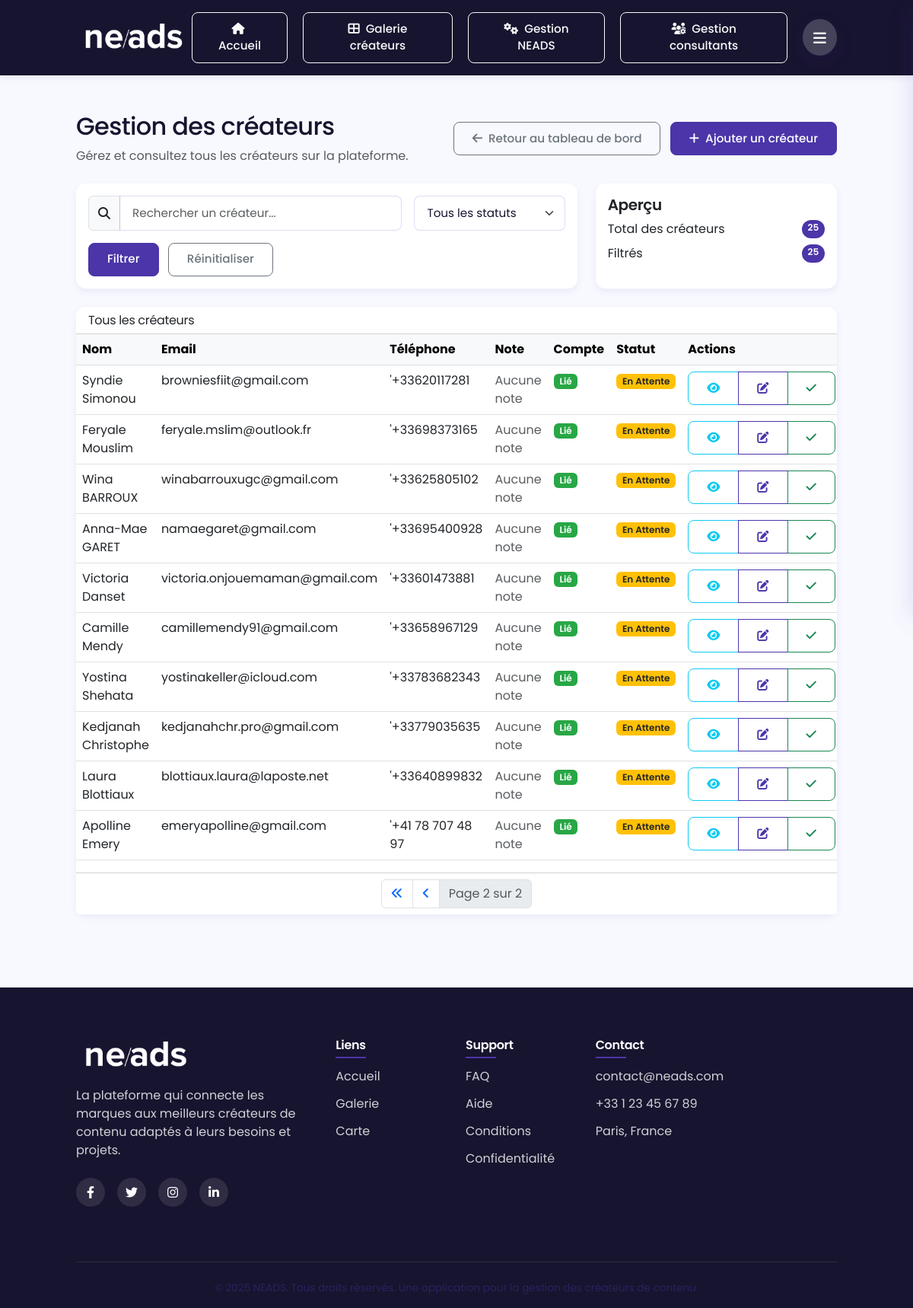
The app's page /gestion/createurs/?page=2 (signed in), older data.
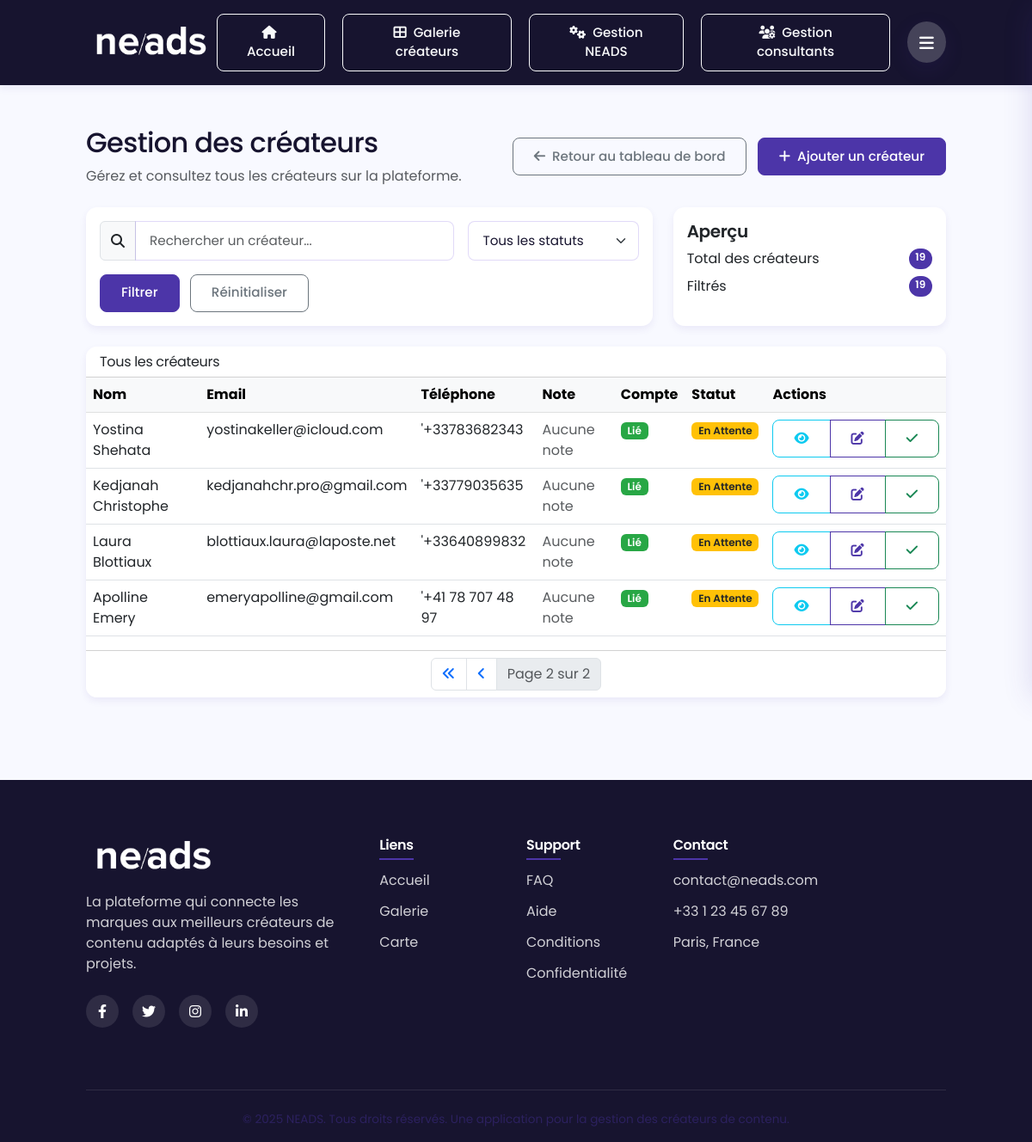
The same page, newer data.
### neads/creators/models.py (models this page shows, shortened)
class Creator(models.Model):
    GENDER_CHOICES = (
        ('M', 'Homme'),
        ('F', 'Femme'),
        ('O', 'Autre'),
    )
    user = models.OneToOneField(User, on_delete=models.SET_NULL, blank=True, null=True, related_name='creator_profile')
    first_name = models.CharField(max_length=50)
    last_name = models.CharField(max_length=50)
    full_name = models.CharField(max_length=100, blank=True)  # Auto-généré
    age = models.PositiveIntegerField(validators=[MinValueValidator(13), MaxValueValidator(100)])
    gender = models.CharField(max_length=1, choices=GENDER_CHOICES)
    featured_image = models.ImageField(upload_to=featured_image_upload_path, blank=True, null=True, verbose_name="Image mise en avant")
    youtube_link = models.URLField(max_length=255, blank=True, null=True, verbose_name="Chaîne YouTube")
    tiktok_link = models.URLField(max_length=255, blank=True, null=True, verbose_name="Profil TikTok")
    instagram_link = models.URLField(max_length=255, blank=True, null=True, verbose_name="Profil Instagram")
    location = models.ForeignKey(Location, on_delete=models.SET_NULL, null=True, related_name='creators')
    email = models.EmailField()
    phone = models.CharField(max_length=20, blank=True, null=True)
    domains = models.ManyToManyField(Domain, related_name='creators')
    bio = models.TextField(blank=True, null=True)
    equipment = models.CharField(max_length=255, blank=True, null=True)
    delivery_time = models.CharField(max_length=50, blank=True, null=True)
    mobility = models.BooleanField(default=False)
    can_invoice = models.BooleanField(default=False)
    previous_clients = models.TextField(blank=True, null=True)
    average_rating = models.DecimalField(max_digits=3, decimal_places=2, default=0.0)
    total_ratings = models.PositiveIntegerField(default=0)
    created_at = models.DateTimeField(auto_now_add=True)
    updated_at = models.DateTimeField(auto_now=True)
    last_activity = models.DateTimeField(blank=True, null=True)

### neads/core/views.py (the view, shortened to what this page needs)
# urls.py: path('gestion/createurs/', views.creator_list, name='creator_list'),
@login_required
@role_required(['admin', 'consultant'])
def creator_list(request):
    creators = Creator.objects.all().order_by('-created_at')
    search_query = request.GET.get('query')
    paginator = Paginator(creators, 15)  # 15 créateurs par page
    page_number = request.GET.get('page', 1)
    page_obj = paginator.get_page(page_number)
    context = {
        'creators': page_obj,
        'search_query': search_query,
        'total_creators': paginator.count,
    }
    return render(request, 'core/creator_list.html', context)

### templates/core/creator_list.html (shortened to what the changed rows need)
{% extends 'base.html' %}
{% block content %}
<div class="row mb-4">
  <div class="col-12">
    <div class="d-flex justify-content-between align-items-center">
      <div>
        <h1 class="h2">Gestion des créateurs</h1>
      </div>
    </div>
  </div>
</div>
<div class="row mb-4">
  <div class="col-md-4">
    <div class="card">
      <div class="card-body">
        <div class="d-flex justify-content-between mb-2">
          <span>Total des créateurs</span>
          <span class="badge bg-primary rounded-pill">{{ total_creators }}</span>
        </div>
        <div class="d-flex justify-content-between">
          <span>Filtrés</span>
          <span class="badge bg-secondary rounded-pill">{{ creators.paginator.count }}</span>
        </div>
      </div>
    </div>
  </div>
</div>
<div class="row">
  <div class="col-12">
    <div class="card">
      <div class="card-body p-0">
        <div class="table-responsive">
          <table class="table table-hover">
            <thead class="table-light">
              <tr>
                <th>Nom</th>
                <th>Email</th>
                <th>Téléphone</th>
                <th>Note</th>
                <th>Compte</th>
                <th>Statut</th>
                <th>Actions</th>
              </tr>
            </thead>
            <tbody>
              {% for creator in creators %}
              <tr>
                <td>{{ creator.full_name }}</td>
                <td>{{ creator.email }}</td>
                <td>{{ creator.phone|default:"-" }}</td>
                <td>
                  {% if creator.average_rating > 0 %}
                  <div class="d-flex align-items-center">
                    <span class="me-2">{{ creator.average_rating }}</span>
                    <i class="fas fa-star text-warning"></i>
                    <span class="ms-1 text-muted small">({{ creator.total_ratings }})</span>
                  </div>
                  {% else %}
                  <span class="text-muted">Aucune note</span>
                  {% endif %}
                </td>
                <td>
                  {% if creator.user %}
                  <span class="badge bg-success">Lié</span>
                  {% else %}
                  <span class="badge bg-danger">Sans compte</span>
                  {% endif %}
                </td>
                <td>
                  {% if creator.verified_by_neads %}
                  <span class="badge bg-success">Vérifié</span>
                  {% else %}
                  <span class="badge bg-warning text-dark">En attente</span>
                  {% endif %}
                </td>
                <td>
                  <div class="btn-group" role="group">
                    <a href="{% url 'creator_detail' creator_id=creator.id %}" class="btn btn-sm btn-outline-info" data-bs-toggle="tooltip" title="Voir la fiche">
                      <i class="fas fa-eye"></i>
                    </a>
                    <a href="#" class="btn btn-sm btn-outline-primary" data-bs-toggle="tooltip" title="Modifier">
                      <i class="fas fa-edit"></i>
                    </a>
                    {% if not creator.verified_by_neads %}
                    <a href="#" class="btn btn-sm btn-outline-success" data-bs-toggle="tooltip" title="Vérifier">
                      <i class="fas fa-check"></i>
                    </a>
                    {% endif %}
                  </div>
                </td>
              </tr>
              {% endfor %}
            </tbody>
          </table>
        </div>
      </div>
    </div>
  </div>
</div>
{% endblock %}

Row changes from the older to the newer data that the page shows:
removed Creator: full_name "Syndie Simonou", email "browniesfiit@gmail.com", phone "'+33620117281", average_rating "Aucune note", shows "Lié"
removed Creator: full_name "Feryale Mouslim", email "feryale.mslim@outlook.fr", phone "'+33698373165", average_rating "Aucune note", shows "Lié"
removed Creator: full_name "Wina BARROUX", email "winabarrouxugc@gmail.com", phone "'+33625805102", average_rating "Aucune note", shows "Lié"
removed Creator: full_name "Anna-Mae GARET", email "namaegaret@gmail.com", phone "'+33695400928", average_rating "Aucune note", shows "Lié"
removed Creator: full_name "Victoria Danset", email "victoria.onjouemaman@gmail.com", phone "'+33601473881", average_rating "Aucune note", shows "Lié"
removed Creator: full_name "Camille Mendy", email "camillemendy91@gmail.com", phone "'+33658967129", average_rating "Aucune note", shows "Lié"
Text that changed along with them:
{{ total_creators }}: "25" → "19"
{{ creators.paginator.count }}: "25" → "19"
